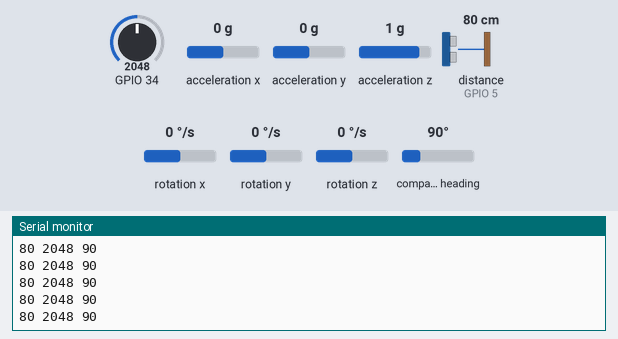
Simulated run of this sketch. Board: ESP32. Parts: the last lines printed to the serial monitor. The test bench sets the inputs (shaded band); at power-on: distance to the obstacle (sensor on GPIO 5) 80 cm, compass heading 90°, GPIO 34 = 2048, acceleration x 0 g, acceleration y 0 g, acceleration z 1 g, rotation x 0 °/s, rotation y 0 °/s, rotation z 0 °/s. The echo pulse lasts 58.3 µs per cm.

Above: at 1.2 s.
1.3 s: distance to the obstacle (sensor on GPIO 5) set to 2 cm
At 1.39 s:
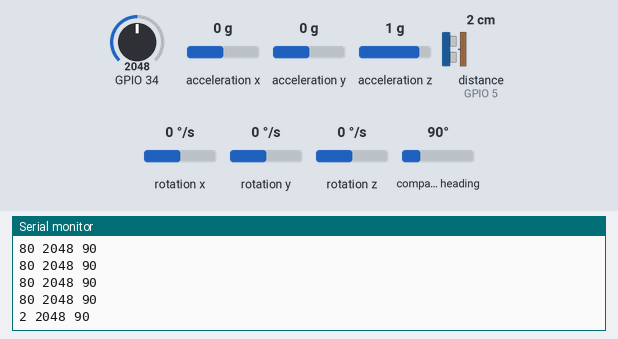
2.8 s: compass heading set to 7°
At 2.81 s:
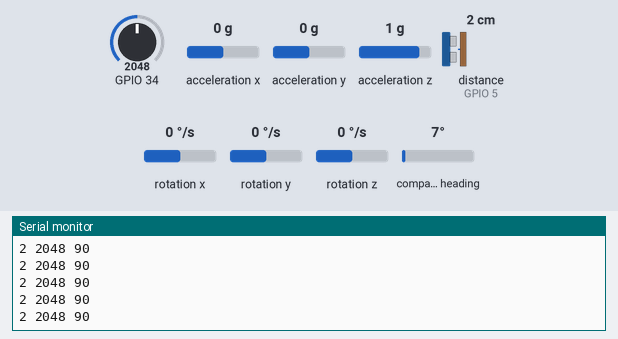
4.3 s: GPIO 34 set to 2866
At 4.32 s:
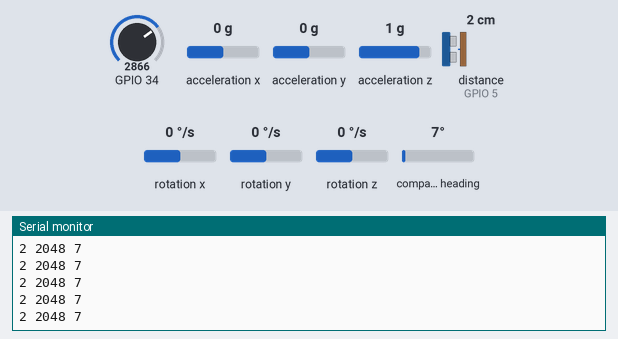
5.8 s: distance to the obstacle (sensor on GPIO 5) set to 4 cm
At 5.83 s:
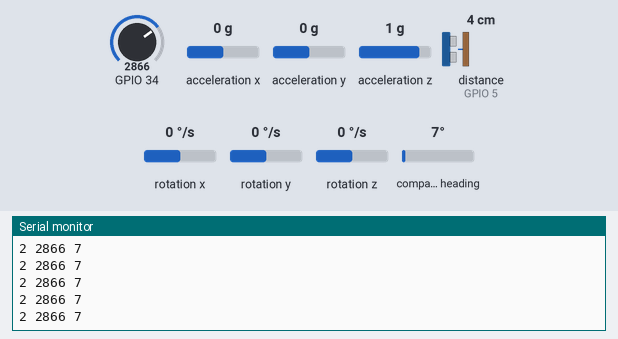
7.3 s: compass heading set to 90°
At 7.34 s:
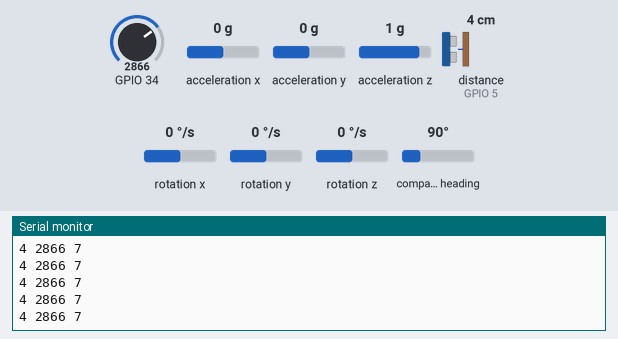
8.8 s: GPIO 34 set to 3972
At 8.81 s:
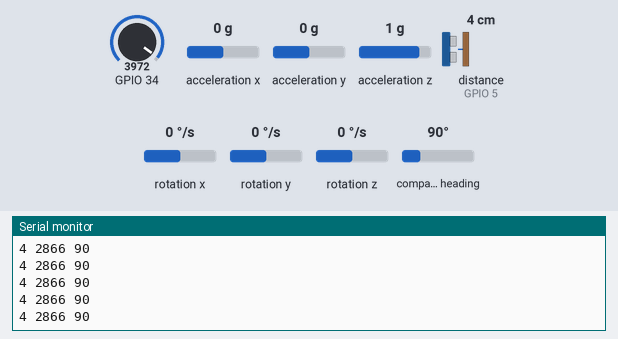
Timing chart, 0 to 11.3 s (numbered marks = the images above; inputs shaded):
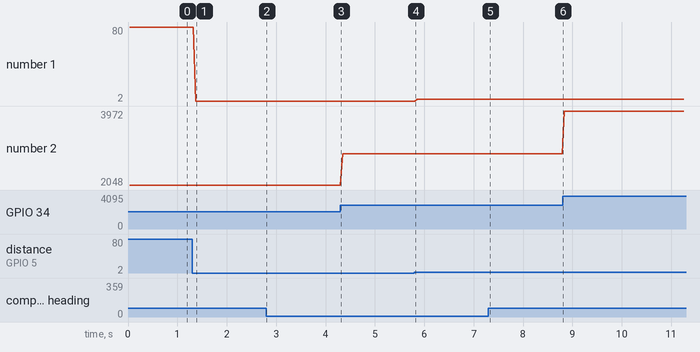

Measured:
- after the input at 1.3 s, the serial monitor: prints a new line after 0.07 s (image 1)
- plotted number 1: 80 → 2 after the input at 1.3 s, 2 → 4 after the input at 5.8 s
- plotted number 2: 2048 → 2866 after the input at 4.3 s, 2866 → 3972 after the input at 8.8 s

The sketch:

ESP_client.ino
```cpp
#include "Wire.h"
#include "SR04.h"
#include "LSM303.h"
#include "WiFi.h"

// SR04 config
#define TRIG_PIN 5
#define ECHO_PIN 18
SR04 sr04 = SR04(ECHO_PIN, TRIG_PIN);
long distance;

// Potentiometer config
int potentiometer;

// GY-511 config
LSM303 compass;
float heading;

// ESP Config
String client_id = "esp32-client-" + String(WiFi.macAddress());

void setup() {
  Serial.begin(9600);

  // Initiate compass
  Wire.begin();
  compass.init();
  compass.enableDefault();
  // compass.m_min = (LSM303::vector<int16_t>){ -1616, -1096, -1728 };
  // compass.m_max = (LSM303::vector<int16_t>){ -1205, -662, -1550 };
  compass.m_min = (LSM303::vector<int16_t>){ -668, +207, -800 };
  compass.m_max = (LSM303::vector<int16_t>){ -266, +669, -718 };


}

void loop() {
  compass.read();
  heading = compass.heading();
  potentiometer = analogRead(34);
  distance = sr04.Distance();

  char message[20];
  sprintf(message, "%d %d %d", distance, potentiometer, int(heading));

  Serial.println(message);

  delay(20);
}
```
